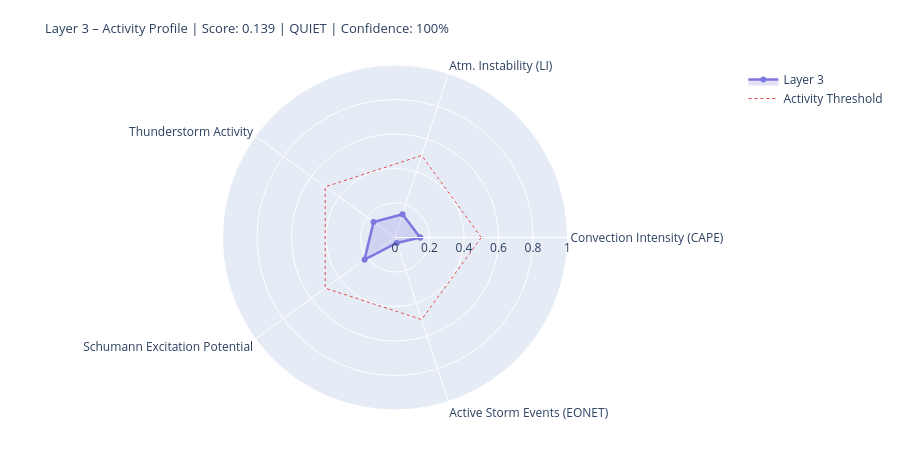

Notebook code cell kept with this figure:
### Markdown cell above
---
## 4. State Assessment & Handoff to Layer 4/5

### Code cell
# ============================================================
# LAYER-3-SCORE
# Five dynamic components
# ============================================================

def norm(v, lo, hi):
    if v is None or (isinstance(v, float) and math.isnan(v)): return None
    return round(max(0.0, min(1.0, (v - lo) / (hi - lo))), 4)

# --- 1) Convection intensity (global CAPE mean) ---
cape_mean = df_atm['cape'].dropna().mean() if not df_atm.empty else None
conv_score = norm(cape_mean, 0, 3000)
conv_src   = 'primary' if cape_mean is not None else 'missing'

# --- 2) Atmospheric instability (LI mean) ---
li_mean   = df_atm['li'].dropna().mean() if not df_atm.empty else None
# Negative LI = unstable → higher score
instab_score = norm(-li_mean if li_mean is not None else None, -6, 6)
instab_src   = 'primary' if li_mean is not None else 'missing'

# --- 3) Thunderstorm activity (mean thunder score + WMO count) ---
thunder_mean = df_atm['thunder_score'].mean() if not df_atm.empty else None
n_thunder    = int(df_atm['thunderstorm'].sum()) if not df_atm.empty else 0
thunder_score_val = norm(
    (thunder_mean or 0) * 0.7 + n_thunder * 0.1, 0, 1.0
) if thunder_mean is not None else None
thunder_src = 'primary'

# --- 4) Schumann excitation potential (weighted Schumann contribution) ---
schumann_pot = df_atm['schumann_contribution'].mean() if not df_atm.empty else None
# Boosted by Layer-2 thunderstorm trigger
if schumann_pot is not None and l2_thunder:
    schumann_pot = min(1.0, schumann_pot * 1.2)
schumann_score = norm(schumann_pot, 0, 1.0) if schumann_pot is not None else None
schumann_src   = 'derived'

# --- 5) Storm activity (NASA EONET) ---
# Distinction: None = data not loaded, 0.0 = loaded but no events
storm_score = None
storm_src   = 'missing'
if raw.get('storms') is not None:          # API reached successfully
    storm_score = norm(len(storm_events), 0, 30) if storm_events else 0.0
    storm_src   = 'primary'

# X-Ray and Kp: context only, not in dynamic score
# (X-Ray = Layer-0/4 driver; Kp = geomagnetic index, not a lightning proxy)
xray_context = None
if raw.get('xray'):
    df_xc = pd.DataFrame(raw['xray'])
    fc = next((c for c in df_xc.columns
               if any(k in c.lower() for k in ['flux','long']) and 'time' not in c.lower()),
              df_xc.columns[1])
    df_xc[fc] = pd.to_numeric(df_xc[fc], errors='coerce')
    xray_last = df_xc[fc].dropna().iloc[-1] if not df_xc[fc].dropna().empty else None
    if xray_last:
        xray_class = ('X' if xray_last>=1e-4 else 'M' if xray_last>=1e-5
                      else 'C' if xray_last>=1e-6 else 'B')
        xray_context = {'flux': float(xray_last), 'class': xray_class}
        print(f'X-Ray context: {xray_class}-class ({xray_last:.2e} W/m²)')

# --- Aggregate ---
COMPONENTS = {
    'Convection Intensity (CAPE)':  {'score': conv_score,       'source': conv_src,    'dynamic': True},
    'Atm. Instability (LI)':         {'score': instab_score,     'source': instab_src,  'dynamic': True},
    'Thunderstorm Activity':              {'score': thunder_score_val, 'source': thunder_src, 'dynamic': True},
    'Schumann Excitation Potential':   {'score': schumann_score,   'source': schumann_src,'dynamic': True},
    'Active Storm Events (EONET)': {'score': storm_score,      'source': storm_src,   'dynamic': True},
}

available   = {k: v['score'] for k, v in COMPONENTS.items() if v['score'] is not None}
unavailable = [k for k, v in COMPONENTS.items() if v['score'] is None]
layer3_score = round(sum(available.values()) / len(available), 4) if available else None
confidence   = round(len(available) / len(COMPONENTS), 2)
level = ('unknown' if layer3_score is None
         else 'quiet'   if layer3_score < 0.3
         else 'moderate' if layer3_score < 0.6
         else 'active')
dominant_l3 = max(available, key=available.get) if available else 'none'

# --- Ausgabe ---
W = 68
print('=' * W)
print('LAYER 3 – ATMOSPHERE / WEATHER / THUNDERSTORMS – STATE ASSESSMENT')
print('=' * W)
for name, comp in COMPONENTS.items():
    s = comp['score']
    if s is not None:
        bar = '█' * int(s * 20) + '░' * (20 - int(s * 20))
        print(f'  {name:<36} {bar}  {s:.3f}  [{comp["source"]}]')
    else:
        print(f'  {name:<36} {"─" * 20}  n/a   [missing]')
print('-' * W)
print(f'  Score:        {layer3_score:.3f}  ({len(available)}/{len(COMPONENTS)} components)')
print(f'  Confidence:   {confidence:.0%}')
print(f'  Level:        {level.upper()}')
print(f'  Dominant:     {dominant_l3}')
print(f'  CAPE mean:    {cape_mean:.0f} J/kg' if cape_mean else '  CAPE mean:    n/a')
print(f'  LI mean:      {li_mean:.1f} K' if li_mean is not None else '  LI mean:      n/a')
print(f'  Thunderstorms:{n_thunder} points (WMO)  +  {len(storm_events)} NASA EONET')
print('=' * W)

# Radar
cats   = list(available.keys())
vals_r = list(available.values())
if len(cats) >= 3:
    fig = go.Figure()
    fig.add_trace(go.Scatterpolar(
        r=vals_r + [vals_r[0]], theta=cats + [cats[0]],
        fill='toself', fillcolor='rgba(127,119,221,0.22)',
        line=dict(color='#7F77DD', width=2.5), name='Layer 3'
    ))
    fig.add_trace(go.Scatterpolar(
        r=[0.5] * (len(cats)+1), theta=cats + [cats[0]],
        line=dict(color='#E24B4A', dash='dot', width=1),
        mode='lines', name='Activity Threshold'
    ))
    fig.update_layout(
        title=dict(
            text=f'Layer 3 – Activity Profile | Score: {layer3_score:.3f} | {level.upper()} | Confidence: {confidence:.0%}',
            font=dict(size=13)
        ),
        polar=dict(radialaxis=dict(visible=True, range=[0, 1])),
        height=450, showlegend=True,
        margin=dict(l=60, r=60, t=65, b=40)
    )
    fig.show()

### Figure 1 — Plotly figure (JSON) as saved in the notebook; plotly's stock layout.template omitted (floating-point values rounded to 4 significant figures)
{"data": [{"fill": "toself", "fillcolor": "rgba(127,119,221,0.22)", "line": {"color": "#7F77DD", "width": 2.5}, "name": "Layer 3", "r": [0.1458, 0.1417, 0.1536, 0.2184, 0.0333, 0.1458], "theta": ["Convection Intensity (CAPE)", "Atm. Instability (LI)", "Thunderstorm Activity", "Schumann Excitation Potential", "Active Storm Events (EONET)", "Convection Intensity (CAPE)"], "type": "scatterpolar"}, {"line": {"color": "#E24B4A", "dash": "dot", "width": 1}, "mode": "lines", "name": "Activity Threshold", "r": [0.5, 0.5, 0.5, 0.5, 0.5, 0.5], "theta": ["Convection Intensity (CAPE)", "Atm. Instability (LI)", "Thunderstorm Activity", "Schumann Excitation Potential", "Active Storm Events (EONET)", "Convection Intensity (CAPE)"], "type": "scatterpolar"}], "layout": {"height": 450, "margin": {"b": 40, "l": 60, "r": 60, "t": 65}, "polar": {"radialaxis": {"range": [0, 1], "visible": true}}, "showlegend": true, "title": {"font": {"size": 13}, "text": "Layer 3 – Activity Profile | Score: 0.139 | QUIET | Confidence: 100%"}}}
